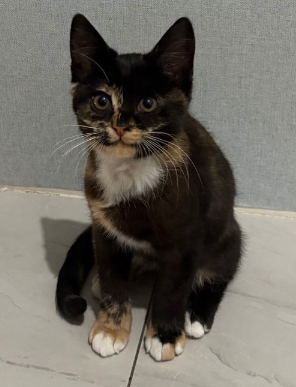
#> input picture прототип.png, 296 x 387 px
$ python process_sprite_frame.py '../прототип.png' --output out.png
#> lines starting #> are read from the running program, lines starting #| are printed output that depends on the picture
#> in process, img is the input picture: PIL image 296x387 RGBA; mean R, G, B, A 109.7, 105.6, 97.8, 255
#!/usr/bin/env python3
"""Chroma-key, edge clean, size-stable scale, pad to cell."""
from __future__ import annotations

import argparse
import json
from collections import deque
from pathlib import Path

from PIL import Image

FRAME_H = 128
FRAME_W = 200
CANON_BODY_H = 112
GROUND_PAD = 4
MIN_BODY_W = 96
ALPHA_HARD = 80


def is_green(r: int, g: int, b: int) -> bool:
    if g >= 85 and g > r + 22 and g > b + 22:
        return True
    if g >= 130 and r < 130 and b < 130 and g >= r + 15 and g >= b + 15:
        return True
    if g > 150 and g >= r and g >= b and (g - min(r, b)) > 18:
        return True
    return False


def luma(r: int, g: int, b: int) -> float:
    return 0.2126 * r + 0.7152 * g + 0.0722 * b


def spread(r: int, g: int, b: int) -> int:
    return max(r, g, b) - min(r, g, b)


def is_bg_pixel(r: int, g: int, b: int, a: int) -> bool:
    """Background only — must NOT match dark tortoiseshell fur."""
    if a == 0:
        return True
    if is_green(r, g, b):
        return True
    # Pure black / charcoal studio backdrop (tight — fur has texture/warmth)
    L = luma(r, g, b)
    sp = spread(r, g, b)
    if L <= 14 and sp <= 10:
        return True
    if L <= 22 and sp <= 6:
        return True
    return False


def chroma_key(img: Image.Image) -> Image.Image:
    rgba = img.convert("RGBA")
    px = rgba.load()
    w, h = rgba.size
#> w = 296; h = 387
    for y in range(h):
        for x in range(w):
            r, g, b, a = px[x, y]
            if is_green(r, g, b):
                px[x, y] = (0, 0, 0, 0)
    return rgba


def flood_bg(img: Image.Image) -> Image.Image:
    rgba = img.convert("RGBA")
    w, h = rgba.size
#> w = 296; h = 387
    px = rgba.load()
    visited = [[False] * w for _ in range(h)]
    q: deque[tuple[int, int]] = deque()

    def try_seed(x: int, y: int) -> None:
        r, g, b, a = px[x, y]
        if is_bg_pixel(r, g, b, a) and not visited[y][x]:
            visited[y][x] = True
            q.append((x, y))

    for x in range(w):
        try_seed(x, 0)
        try_seed(x, h - 1)
#> this loop made 296 passes
    for y in range(h):
        try_seed(0, y)
        try_seed(w - 1, y)

    while q:
        x, y = q.popleft()
        px[x, y] = (0, 0, 0, 0)
        for dx, dy in ((1, 0), (-1, 0), (0, 1), (0, -1)):
            nx, ny = x + dx, y + dy
            if nx < 0 or ny < 0 or nx >= w or ny >= h or visited[ny][nx]:
                continue
            r, g, b, a = px[nx, ny]
            if not is_bg_pixel(r, g, b, a):
                continue
            visited[ny][nx] = True
            q.append((nx, ny))
    return rgba


def scrub_edge_halos(img: Image.Image) -> Image.Image:
    """Remove dark/green anti-alias rings stuck to the silhouette."""
    rgba = img.convert("RGBA")
    px = rgba.load()
    w, h = rgba.size
    kill: list[tuple[int, int]] = []
    for y in range(h):
        for x in range(w):
            r, g, b, a = px[x, y]
            if a == 0:
                continue
            empty = 0
            for dx, dy in ((1, 0), (-1, 0), (0, 1), (0, -1), (1, 1), (-1, -1), (1, -1), (-1, 1)):
                nx, ny = x + dx, y + dy
                if nx < 0 or ny < 0 or nx >= w or ny >= h or px[nx, ny][3] == 0:
                    empty += 1
            if empty == 0:
                continue
            L = luma(r, g, b)
            sp = spread(r, g, b)
            if is_green(r, g, b):
                kill.append((x, y))
            elif empty >= 4 and L < 40 and sp < 18:
                kill.append((x, y))
            elif empty >= 3 and g > r + 18 and g > b + 18 and g > 60:
                kill.append((x, y))
            # White / bright fringe (common GenerateImage anti-alias outline)
            elif empty >= 1 and r >= 175 and g >= 175 and b >= 175 and a < 240:
                kill.append((x, y))
            elif empty >= 2 and L >= 190 and sp < 35:
                kill.append((x, y))
            elif empty >= 1 and L >= 210 and a < 200:
                kill.append((x, y))
    for x, y in kill:
        px[x, y] = (0, 0, 0, 0)
#> this loop made 11 passes
#> y on passes 1 to 11: 212, 213, 214, 215, 216, 217, 219, 220, 228, 231, 232
    return rgba


def despill_green(img: Image.Image) -> Image.Image:
    rgba = img.convert("RGBA")
    px = rgba.load()
    w, h = rgba.size
    for y in range(h):
        for x in range(w):
            r, g, b, a = px[x, y]
            if a == 0:
                continue
            edge = False
            for dx, dy in ((1, 0), (-1, 0), (0, 1), (0, -1)):
                nx, ny = x + dx, y + dy
                if nx < 0 or ny < 0 or nx >= w or ny >= h or px[nx, ny][3] == 0:
                    edge = True
                    break
            if g > r + 20 and g > b + 20 and g > 70:
                if edge and g > r + 32 and g > b + 32:
                    px[x, y] = (0, 0, 0, 0)
                else:
                    px[x, y] = (r, min(g, max(r, b) + 5), b, a)
    return rgba


def keep_largest_blob(img: Image.Image, min_keep_frac: float = 0.02) -> Image.Image:
#> called with min_keep_frac = 0.02
    rgba = img.convert("RGBA")
    w, h = rgba.size
    px = rgba.load()
    visited = [[False] * w for _ in range(h)]
    blobs: list[list[tuple[int, int]]] = []
    for y in range(h):
        for x in range(w):
            if visited[y][x] or px[x, y][3] < 8:
                continue
            comp: list[tuple[int, int]] = []
            q: deque[tuple[int, int]] = deque([(x, y)])
            visited[y][x] = True
            while q:
                cx, cy = q.popleft()
                comp.append((cx, cy))
                for dx, dy in ((1, 0), (-1, 0), (0, 1), (0, -1)):
                    nx, ny = cx + dx, cy + dy
                    if nx < 0 or ny < 0 or nx >= w or ny >= h or visited[ny][nx]:
                        continue
                    if px[nx, ny][3] < 8:
                        continue
                    visited[ny][nx] = True
                    q.append((nx, ny))
            blobs.append(comp)
    if not blobs:
        return rgba
    blobs.sort(key=len, reverse=True)
    total = sum(len(b) for b in blobs)
    keep: set[tuple[int, int]] = set(blobs[0])
    # keep secondary blobs only if large (e.g. separated paw) — drop film scraps
    for b in blobs[1:]:
        if len(b) >= max(80, int(total * min_keep_frac)):
            keep.update(b)
    for y in range(h):
        for x in range(w):
            if (x, y) not in keep:
                px[x, y] = (0, 0, 0, 0)
    return rgba


def harden_alpha(img: Image.Image, thr: int = ALPHA_HARD) -> Image.Image:
#> called with thr = 80
    rgba = img.convert("RGBA")
    px = rgba.load()
    w, h = rgba.size
    for y in range(h):
        for x in range(w):
            r, g, b, a = px[x, y]
            if a < thr:
                px[x, y] = (0, 0, 0, 0)
            else:
                px[x, y] = (r, g, b, 255)
    return rgba


def bbox_content(img: Image.Image):
    return img.split()[-1].getbbox()


def fit_stable(
    img: Image.Image,
    cell_w: int,
    cell_h: int,
    body_h: int,
    min_body_w: int = MIN_BODY_W,
) -> Image.Image:
#> called with cell_w = 200, cell_h = 128, body_h = 112, min_body_w = 96
    box = bbox_content(img)
    if not box:
        return Image.new("RGBA", (cell_w, cell_h), (0, 0, 0, 0))
    cropped = img.crop(box)
    cw, ch = cropped.size
    scale = body_h / max(1, ch)
    nw = max(1, int(cw * scale))
    nh = max(1, int(ch * scale))

    max_w = int(cell_w * 0.98)
    max_h = cell_h - GROUND_PAD

    # Narrow upright poses (drag/climb): fit whole body in cell (no head crop)
    if nw < min_body_w:
        contain = min(max_h / max(1, ch), max_w / max(1, cw))
        nw = max(1, int(cw * contain))
        nh = max(1, int(ch * contain))

    resized = cropped.resize((nw, nh), Image.Resampling.LANCZOS)
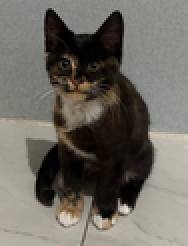
#> resized: PIL image 94x123 RGBA (shown 2 times larger); mean R, G, B, A 109.7, 105.7, 97.8, 255; transparent parts drawn white
    if nw > max_w:
        left = (nw - max_w) // 2
        resized = resized.crop((left, 0, left + max_w, nh))
        nw, nh = resized.size
    if nh > max_h:
        # last resort only — keep vertical center (head+paws)
        top = (nh - max_h) // 2
        resized = resized.crop((0, top, nw, top + max_h))
        nw, nh = resized.size

    canvas = Image.new("RGBA", (cell_w, cell_h), (0, 0, 0, 0))
#> canvas: PIL image 200x128 RGBA; every value is 0
    x = (cell_w - nw) // 2
    y = cell_h - nh - GROUND_PAD
    canvas.paste(resized, (x, max(0, y)), resized)
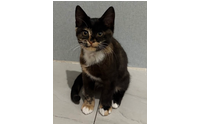
#> canvas: PIL image 200x128 RGBA; mean R, G, B, A 49.5, 47.7, 44.2, 115.1; transparent parts drawn white
    return harden_alpha(canvas)


def process(
    path: Path,
    out: Path,
    cell_w: int = FRAME_W,
    cell_h: int = FRAME_H,
    body_h: int = CANON_BODY_H,
    flip: bool = False,
    use_profile: bool = False,
    rotate_180: bool = False,
    top_align: bool = False,
) -> dict:
    img = Image.open(path)
    keyed = chroma_key(img)
    keyed = flood_bg(keyed)
    keyed = scrub_edge_halos(keyed)
    keyed = despill_green(keyed)
    keyed = keep_largest_blob(keyed)
    keyed = harden_alpha(keyed)
    if flip:
        keyed = keyed.transpose(Image.Transpose.FLIP_LEFT_RIGHT)
    if rotate_180:
        # Front-paw-up hang → hind-paw-up inverted hang (head toward bottom).
        keyed = keyed.transpose(Image.Transpose.ROTATE_180)

    zoom_meta: dict = {
        "use_profile": use_profile,
        "rotate_180": rotate_180,
        "top_align": top_align,
    }
    if use_profile:
        # Late import: metrics card drives zoom (mass_h preferred, fill secondary).
        from sprite_metrics import (  # noqa: WPS433
            expected_fill_pct,
            load_profile,
            measure_image,
            pose_class,
            zoom_for_mass_h,
            zoom_for_target_fill,
        )

        profile = load_profile()
        pre = measure_image(keyed, stem=path.stem)
        box = bbox_content(keyed)
        if profile and box and pre.opaque > 0:
            content = keyed.crop(box)
            cw, ch = content.size
            asp = cw / max(1, ch)
            pre_bbox_fill = (
                100.0 * pre.opaque / max(1, cw * ch) if cw and ch else None
            )
            pclass = pose_class(asp, pre_bbox_fill, path.stem)
            bands = profile["targets"]["mass_h_bands"].get(pclass) or profile["targets"][
                "mass_h_bands"
            ]["compact"]
            target_mh = int((bands["min"] + bands["max"]) / 2)
            scale_m = zoom_for_mass_h(pre.mass_h, cw, ch, target_mh, cell_w, cell_h)
            # Same fill% of THIS cell (any WxH): opaque ≈ expected% * cell_w * cell_h
            target_fill = expected_fill_pct(profile, pclass)
            scale_f = zoom_for_target_fill(pre.opaque, cw, ch, target_fill, cell_w, cell_h)
            # Fill is primary (cell-invariant %); mass_h secondary
            scale = 0.80 * scale_f + 0.20 * scale_m
            body_h = max(8, int(round(ch * scale)))
            zoom_meta.update(
                {
                    "pose_class": pclass,
                    "pre_fill_pct": pre.fill_pct,
                    "pre_mass_h": pre.mass_h,
                    "target_mass_h": target_mh,
                    "target_fill_pct": round(target_fill, 2),
                    "cell": [cell_w, cell_h],
                    "scale_mass": round(scale_m, 4),
                    "scale_fill": round(scale_f, 4),
                    "scale": round(scale, 4),
                    "body_h_used": body_h,
                }
            )

    if top_align:
        fitted = fit_top(keyed, cell_w, cell_h, body_h)
    else:
        fitted = fit_stable(keyed, cell_w, cell_h, body_h)
    out.parent.mkdir(parents=True, exist_ok=True)
    fitted.save(out)
    box = bbox_content(fitted)
    bh = (box[3] - box[1]) if box else 0
    bw = (box[2] - box[0]) if box else 0
    return {
        "out": str(out),
        "bbox": box,
        "body_h": bh,
        "body_w": bw,
        "cell": [cell_w, cell_h],
        "flipped": flip,
        "zoom": zoom_meta,
    }


def fit_top(img: Image.Image, cell_w: int, cell_h: int, body_h: int) -> Image.Image:
    """Fit content and pin to top of cell (cling/hang hind-grip)."""
    box = bbox_content(img)
    if not box:
        return Image.new("RGBA", (cell_w, cell_h), (0, 0, 0, 0))
    content = img.crop(box)
    cw, ch = content.size
    scale = body_h / max(1, ch)
    nw = max(1, int(round(cw * scale)))
    nh = max(1, int(round(ch * scale)))
    fit = min(1.0, (cell_w - 4) / nw, (cell_h - 4) / nh)
    nw = max(1, int(round(nw * fit)))
    nh = max(1, int(round(nh * fit)))
    resized = content.resize((nw, nh), Image.Resampling.LANCZOS)
    canvas = Image.new("RGBA", (cell_w, cell_h), (0, 0, 0, 0))
    x = (cell_w - nw) // 2
    y = 1
    canvas.paste(resized, (x, y), resized)
    return harden_alpha(canvas)


def main():
    ap = argparse.ArgumentParser()
    ap.add_argument("input")
    ap.add_argument("-o", "--output", required=True)
    ap.add_argument("--cell-w", type=int, default=FRAME_W)
    ap.add_argument("--cell-h", type=int, default=FRAME_H)
    ap.add_argument("--body-h", type=int, default=CANON_BODY_H)
    ap.add_argument("--flip", action="store_true")
    ap.add_argument(
        "--rotate-180",
        action="store_true",
        help="Rotate content 180 (front-hang → hind-hang inverted)",
    )
    ap.add_argument(
        "--top-align",
        action="store_true",
        help="Pin content to top of cell (cling/hang)",
    )
    ap.add_argument(
        "--use-profile",
        action="store_true",
        help="Zoom from assets/sprites/cat/scale_profile.json (mass_h + fill pct)",
    )
    args = ap.parse_args()
    stats = process(
        Path(args.input),
        Path(args.output),
        cell_w=args.cell_w,
        cell_h=args.cell_h,
        body_h=args.body_h,
        flip=args.flip,
        use_profile=args.use_profile,
        rotate_180=args.rotate_180,
        top_align=args.top_align,
    )
    print(json.dumps(stats, ensure_ascii=False))
#| {"out": "out.png", "bbox": [53, 1, 147, 124], "body_h": 123, "body_w": 94, "cell": [200, 128], "flipped": false, "zoom": {"use_profile": false, "rotate_180": false, "top_align": false}}


if __name__ == "__main__":
    main()
